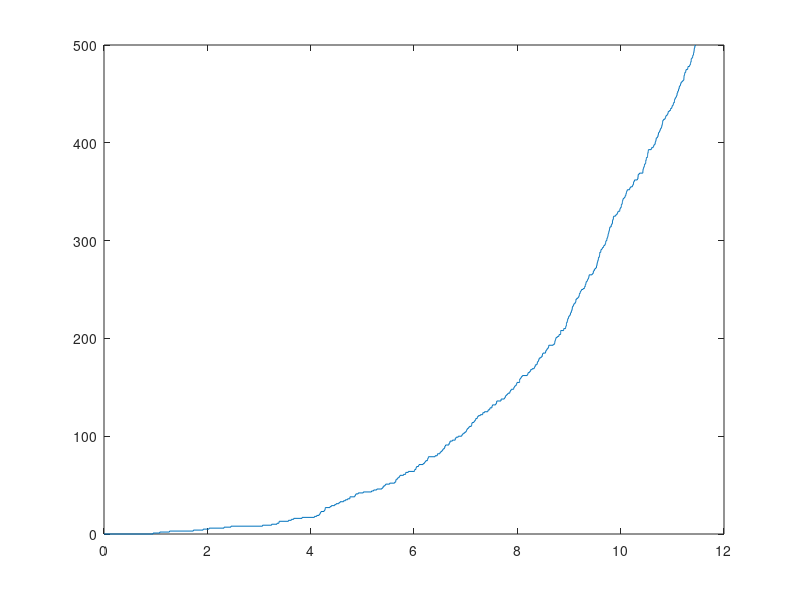

MATLAB code for this plot:
%% simulates this process until 500 jumps
clear all 
e = exprnd(1,1,500);
for i = 1: 500
    t(i) = sum(e(1:i));
end 
m = (t.*3).^(1/3);
stairs([0,m], 0:length(m))
